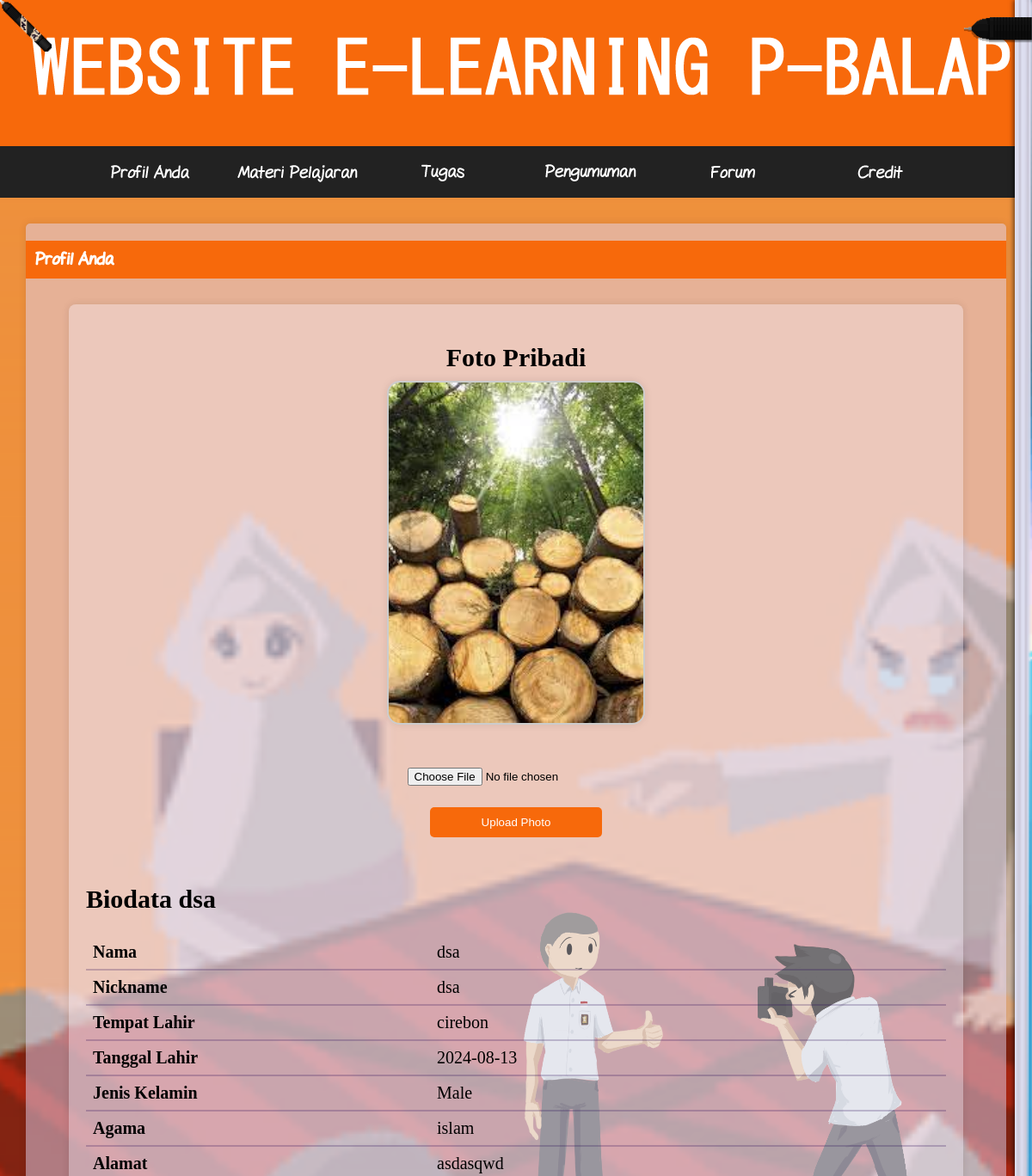
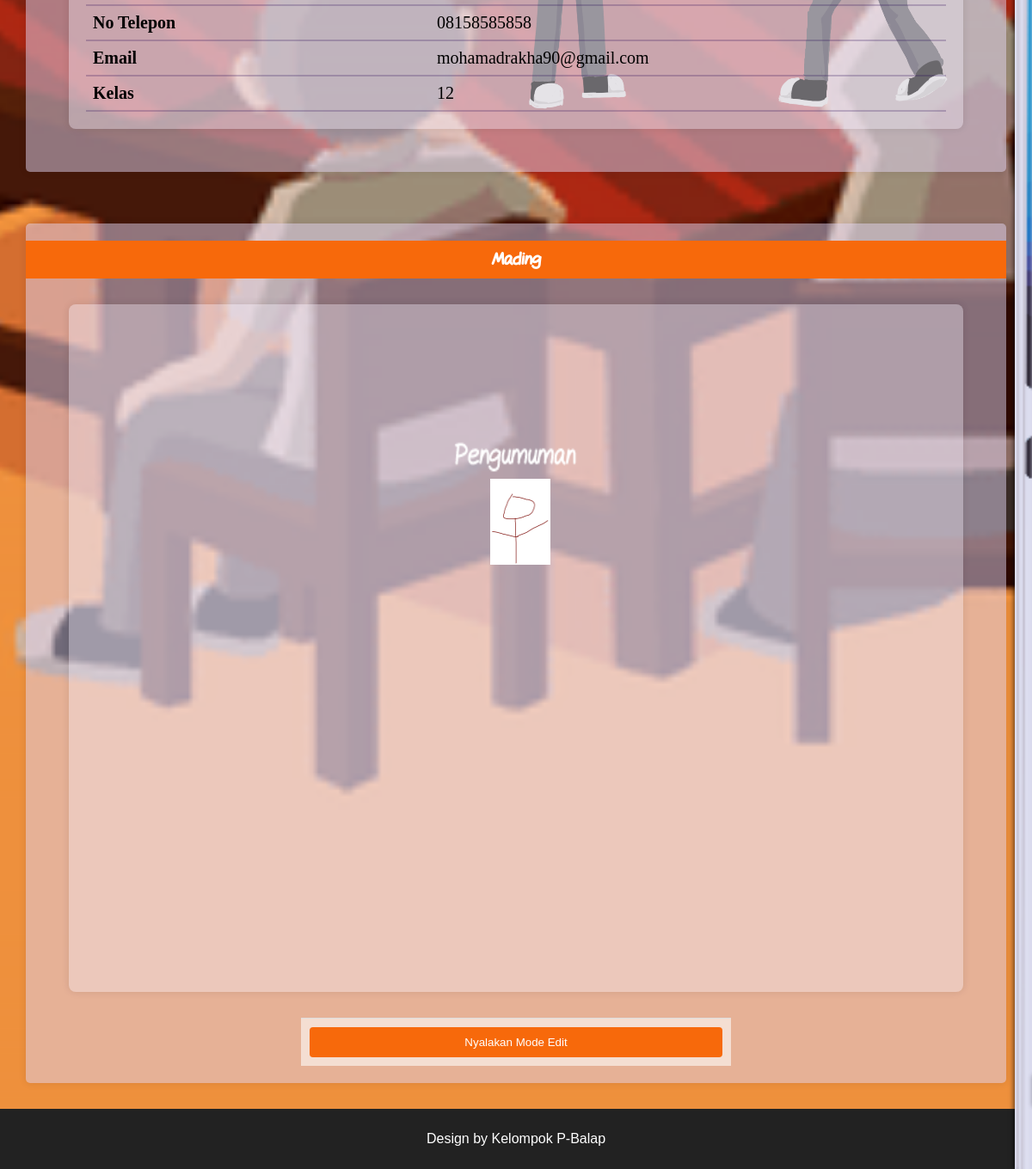
The app's page /profil.php (signed in) with its own data (2 pictures, top to bottom).
### tables this page shows
CREATE TABLE `users` (
  `student_id` int(11) NOT NULL,
  `name` varchar(100) NOT NULL,
  `nickname` varchar(50) DEFAULT NULL,
  `email` varchar(100) NOT NULL,
  `class` varchar(50) DEFAULT NULL,
  `birth_place` varchar(255) DEFAULT NULL,
  `birth_date` date DEFAULT NULL,
  `gender` varchar(10) DEFAULT NULL,
  `religion` varchar(50) DEFAULT NULL,
  `address` text DEFAULT NULL,
  `phone` varchar(20) DEFAULT NULL,
  `password` varchar(255) NOT NULL,
  `photo_path` varchar(255) DEFAULT NULL,
  `role` varchar(9) NOT NULL DEFAULT 'Murid'
);

CREATE TABLE `profile_stickers` (
  `id` int(11) NOT NULL,
  `student_id` int(11) NOT NULL,
  `sticker_path` varchar(255) NOT NULL,
  `pos_x` int(11) NOT NULL,
  `pos_y` int(11) NOT NULL,
  `width` int(11) NOT NULL,
  `height` int(11) NOT NULL,
  `z_index` int(11) DEFAULT 1
);

### profil.php (the view, shortened to what this page needs)
<?php
include 'config.php';
$user_id = $_SESSION['student_id'];
$name = $_SESSION['name'];
$email = $_SESSION['email'];
$class = $_SESSION['class'];
$role = $_SESSION['role'];
$sql = "SELECT student_id, name, nickname, email, class, birth_place, birth_date, gender, religion, address, phone, role FROM users WHERE student_id = ?";
if ($stmt = $conn->prepare($sql)) {
    $stmt->bind_param("i", $user_id);
    $stmt->execute();
    $stmt->bind_result($student_id, $name, $nickname, $email, $class, $birth_place, $birth_date, $gender, $religion, $address, $phone, $role);
} else {
    $_SESSION['error_messages'][] = "Error fetching user data.";
    exit;
}
$sql = "SELECT student_id, name, nickname, email, class, birth_place, birth_date, gender, religion, address, phone, photo_path FROM users WHERE student_id = ?";
if ($stmt = $conn->prepare($sql)) {
    $stmt->bind_param("i", $user_id);
    $stmt->execute();
    $stmt->bind_result($student_id, $name, $nickname, $email, $class, $birth_place, $birth_date, $gender, $religion, $address, $phone, $photo_path);
} else {
    $_SESSION['error_messages'][] = "Ada kesalahan mengambil data user.";
    exit;
}
$student_id = $_SESSION['student_id'];
$sql = "SELECT id, sticker_path, pos_x, pos_y, width, height, z_index FROM profile_stickers WHERE student_id = ?";
$stmt = $conn->prepare($sql);
$stmt->bind_param("i", $student_id);
$stmt->execute();
$stmt->bind_result($sticker_id, $sticker_path, $pos_x, $pos_y, $width, $height, $z_index);
$stickers = [];
while ($stmt->fetch()) {
    $stickers[] = [
        'id' => $sticker_id,
        'path' => $sticker_path,
        'x' => $pos_x,
        'y' => $pos_y,
        'width' => $width,
        'height' => $height,
        'z_index' => $z_index
    ];
}
?>
<!DOCTYPE html>
<html lang="en">
<head>
    <link rel="stylesheet" href="css/styles.css">
</head>
<body>
    <div class="header-nav-container">
        <header>
            <h1><a href="index.php"><img src="./image/text-header.png" style="cursor:none;"></a></h1>
        </header>
        <nav>
            <ul>
                <li><a href="profil.php" id="nav-item-1"><img src="./image/profil-anda.png"class="nav-img"></a></li>
                <li><a href="materi.php" id="nav-item-2"><img src="./image/materi-pelajaran.png"class="nav-img"></a></li>
                <li><a href="tugas.php" id="nav-item-3"><img src="./image/tugas.png"class="nav-img"></a></li>
                <li><a href="pengumuman.php" id="nav-item-4"><img src="./image/pengumuman.png"class="nav-img"></a></li>
                <li><a href="forum.php" id="nav-item-5"><img src="./image/forum.png"class="nav-img"></a></li>
                <li><a href="credit.php" id="nav-item-6"><img src="./image/credit.png"class="nav-img"></a></li>
            </ul>
        </nav>
    </div>
    <?php include 'sidebar1.php'; ?>
    <main>
        <section class="intro2">
            <h3>Profil Anda</h3>
            <section class="profile" style="padding: 10px;">
                <div class="profile-container">
                <form method="POST" enctype="multipart/form-data" action="profil.php">
                    <div class="profile-photo" style="text-align: center;">
                        <h2 style="margin-bottom: 10px;">Foto Pribadi</h2>
                        <img id="profile-photo" src="<?php echo htmlspecialchars($photo_path); ?>" alt="Profil Foto"
                            style="max-width: 100%; height: auto; border-radius: 15px; border: 2px solid #ccc; display: inline-block; margin-bottom: 30px; z-index:1;position:relative;">
                        <br>
                        <input type="file" id="file-input" name="profile_photo" accept="image/png, image/jpeg"
                            style="display: inline-block; border-radius: 5px; padding: 5px; margin-top: 10px;">
                        <br>
                        <button type="submit" name="upload_photo"
                            style="max-width:20%; padding: 10px 20px; background-color: #f7690b; color: white; border: none; border-radius: 5px; margin-top: 20px;">Upload Photo</button>
                    </div>
                </form>
                    <div class="profile-info">
                        <h2>Biodata <?php echo htmlspecialchars($name); ?></h2>
                        <table>
                            <tr>
                                <th>Nama</th>
                                <td><?php echo htmlspecialchars($name); ?></td>
                            </tr>
                            <tr>
                                <th>Nickname</th>
                                <td><?php echo htmlspecialchars($nickname); ?></td>
                            </tr>
                            <tr>
                                <th>Tempat Lahir</th>
                                <td><?php echo htmlspecialchars($birth_place); ?></td>
                            </tr>
                            <tr>
                                <th>Tanggal Lahir</th>
                                <td><?php echo htmlspecialchars($birth_date); ?></td>
                            </tr>
                            <tr>
                                <th>Jenis Kelamin</th>
                                <td><?php echo htmlspecialchars($gender); ?></td>
                            </tr>
                            <tr>
                                <th>Agama</th>
                                <td><?php echo htmlspecialchars($religion); ?></td>
                            </tr>
                            <tr>
                                <th>Alamat</th>
                                <td><?php echo htmlspecialchars($address); ?></td>
                            </tr>
                            <tr>
                                <th>No Telepon</th>
                                <td><?php echo htmlspecialchars($phone); ?></td>
                            </tr>
                            <tr>
                                <th>Email</th>
                                <td><?php echo htmlspecialchars($email); ?></td>
                            </tr>
                            <tr>
                                <th>Kelas</th>
                                <td><?php echo htmlspecialchars($class); ?></td>
                            </tr>
                        </table>
                    </div>
                </div>
            </section>
        </section>
    </main>
    <main>
        <section class="intro2i5">
            <h3 style="text-align: center;">Mading</h3>
            <section class="profile" style="padding: 10px;">
                <div class="profile-container">
                </div>
            </section>
        </section>
        <section id="profile-stickers">
            <?php foreach ($stickers as $sticker): ?>
                <img src="<?php echo htmlspecialchars($sticker['path']); ?>"
                     alt="Sticker"
                     class="sticker"
                     data-sticker-id="<?php echo $sticker['id']; ?>"
                     style="left: <?php echo $sticker['x']; ?>px; top: <?php echo $sticker['y']; ?>px; width: <?php echo $sticker['width']; ?>px; height: <?php echo $sticker['height']; ?>px; z-index: <?php echo $sticker['z_index']; ?>;">
            <?php endforeach; ?>
            <div class="button-container">
                <button id="toggle-edit-mode">Nyalakan Mode Edit</button>
            </div>
    </main>
    <footer>
        <p><a>Design by Kelompok P-Balap</a></p>
    </footer>
</body>
</html>

### sidebar1.php (shortened to what this page needs)
<div id="sidebar1" class="sidebar1">
</div>
<div id="sidebarToggle" class="sidebar-toggle">
    <p>Nama: <?php echo htmlspecialchars($name); ?></p>
</div>

### css/styles.css (style rules this page uses)
* { box-sizing: border-box; }
html, body { height: 100%; margin: 0; padding: 0; font-family: Arial, sans-serif; background: url('../image/bgimage.gif') no-repeat center center fixed; background-size: cover; cursor: none; }
body { display: flex; flex-direction: column; min-height: 100vh; margin: 0; cursor: none; }
header { font-family: bulpenheader; font-size: 24px; background-color: #f7690b; color: white; padding: 10px 0; text-align: center; cursor: none; }
nav { background-color: #222222; overflow: hidden; display: flex; justify-content: center; padding: 0; cursor: none; }
nav ul { cursor: none; font-size: 20px; font-family: bulpentext; list-style: none; margin: 0; padding: 0; display: flex; }
nav ul li { display: inline-block; width: 150px; height: 60px; margin: 0 10px; }
nav ul li a { display: inline-block; width: 100%; height: 100%; cursor: none; }
nav ul li a img { cursor: none; width: 100%; height: 100%; display: block; }
main { flex: 1; flex-grow: 1; z-index: 1; justify-content: center; align-items: center; padding: 20px; background-color: rgba(222, 209, 239, 0.5); margin: 30px; border-radius: 5px; box-shadow: 0 0 10px rgba(26, 24, 32, 0.1); }
.intro2i5 { flex: 3; }
.intro2i5 h3, .intro p { cursor: none; }
.intro2i5 h3 { text-align: left; font-size: 20px; font-family: bulpenheader; background-color: #f7690b; color: white; padding: 10px; margin: 0 -20px; }
.intro2 { flex: 3; background-image: url('../image/photo-background.png'); background-size: 50% 39%; background-position: bottom right; background-repeat: no-repeat; }
.intro2 h3, .intro p { cursor: none; }
.intro2 h3 { text-align: left; font-size: 20px; font-family: bulpenheader; background-color: #f7690b; color: white; padding: 10px; margin: 0 -20px; }
.sidebar1 { position: fixed; right: -300px; top: 0; width: 320px; padding-right: 20px; padding-left:20px; padding-top: 20px; height: 100%; background-image: url('../image/asd.png'); background-size: cover; box-shadow: -2px 0 5px rgba(0, 0, 0, 0.5); transition: right 0.3s ease; z-index: 40; }
.sidebar-toggle { position: fixed; right: 0; top: 20px; width: 80px; height: 30px; background-image: url('../image/sidebar-pen.png'); background-size: cover; cursor: pointer; z-index: 45; transition: width 0.3s ease; cursor: none; }
.sidebar-toggle p { padding-left: 100px; margin-top: 5px; margin-bottom: 10px; cursor: none; }
.button-container { position: relative; gap: 10px; margin-left: 300px; margin-right: 300px; padding: 10px; background-color: #ffffff94; border-top: 1px solid #ddd; align-items: center; }
button, button:focus, button:active { background-color: #f7690b; color: white; padding: 10px; border: none; cursor: none; border-radius: 4px; width: 100%; }
footer { background-color: #222222; color: white; text-align: center; padding: 10px 0; margin-top: auto; }
footer p a { color: white; text-decoration: none; cursor: none; }

### profil.php (style rules this page uses)
.profile-container { position:relative; font-family: ballpoint; font-size: 20px; z-index: 1; display: flex; flex-direction: column; min-height: 100vh; gap: 30px; background-color: rgba(245, 242, 251, 0.36); padding: 20px; margin: 20px; border-radius: 8px; box-shadow: 0 0 10px rgba(17, 14, 22, 0.1); }
.profile-photo { flex: 1; text-align: center; }
.profile-photo img { border-radius: 8px; box-shadow: 0 0 10px rgba(0, 0, 0, 0.1); }
.profile-info { z-index: 1; flex: 2; }
.profile-info table { width: 100%; border-collapse: collapse; }
.profile-info table th, .profile-info table td { text-align: left; padding: 8px; border-bottom: 2px solid rgba(36, 6, 84, 0.226); }
.profile-info table th { width: 40%; font-weight: bold; }
.profile-info table td { width: 60%; }
.sticker { position: absolute; cursor: move; }

### records on screen
users: photo_path (picture), name "dsa", nickname "dsa", birth_place "cirebon", birth_date "2024-08-13", gender "Male", religion "islam", address "asdasqwd", phone "08158585858", email "mohamadrakha90@gmail.com", class "12"
profile_stickers: sticker_path (picture)
profile_stickers: sticker_path (picture)
